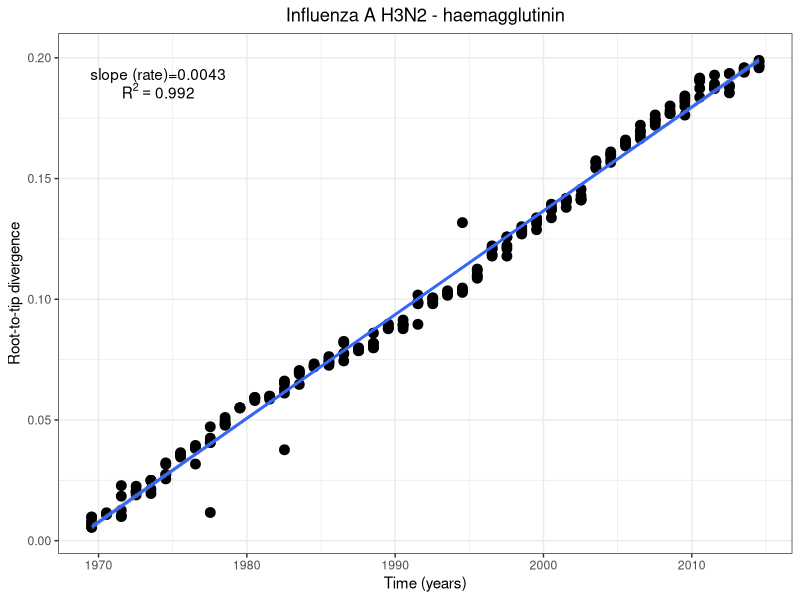

Here is the R script that generated this plot:
rdv <- list()
rdv$table <- read.table("../flu_ha/flu_HA_rdv.txt", header = TRUE)
rdv$lm <- lm(distance ~ date, data = rdv$table)
plotBestRooting <- function(result, Maintitle = ""){
  require(ggplot2)
  p <- qplot(date, distance, data = result$table) 
  p +
    geom_point(size = 3) +
    stat_smooth(method = "lm", se = TRUE) +
    scale_x_continuous("Time (years)") + 
    scale_y_continuous("Root-to-tip divergence") +
    theme_bw() +
    annotate("text", x = min(result$table$date) + .1* (max(result$table$date)-min(result$table$date)),
             y = quantile(result$table$distance, probs = .90),
             label = paste("R^2  == ", round(summary(result$lm)$r.squared, 3)), parse = TRUE) +
    annotate("text", x = min(result$table$date) + .1* (max(result$table$date)-min(result$table$date)),
             y = quantile(result$table$distance, probs = .95),
             label = paste("slope (rate)=", round(coef(result$lm)[2], 4), sep = ""), parse = FALSE) +
    ggtitle(paste(Maintitle)) +
    theme(plot.title = element_text(hjust = 0.5))
}
svg(filename = "../flu_ha/RDV_flu_HA.svg")
plotBestRooting(rdv, Maintitle = "Influenza A H3N2 - haemagglutinin")
dev.off()